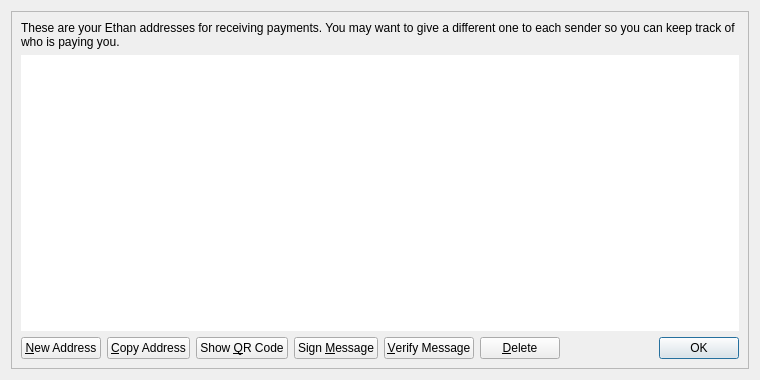
<?xml version="1.0" encoding="UTF-8"?>
<ui version="4.0">
 <class>AddressBookPage</class>
 <widget class="QWidget" name="AddressBookPage">
  <property name="geometry">
   <rect>
    <x>0</x>
    <y>0</y>
    <width>760</width>
    <height>380</height>
   </rect>
  </property>
  <property name="windowTitle">
   <string>Address Book</string>
  </property>
  <layout class="QVBoxLayout" name="verticalLayout_2">
   <item>
    <widget class="QFrame" name="frameMain">
     <property name="frameShape">
      <enum>QFrame::StyledPanel</enum>
     </property>
     <property name="frameShadow">
      <enum>QFrame::Raised</enum>
     </property>
     <layout class="QVBoxLayout" name="verticalLayout">
      <item>
       <widget class="QLabel" name="labelExplanation">
        <property name="text">
         <string>These are your Ethan addresses for receiving payments. You may want to give a different one to each sender so you can keep track of who is paying you.</string>
        </property>
        <property name="textFormat">
         <enum>Qt::PlainText</enum>
        </property>
        <property name="wordWrap">
         <bool>true</bool>
        </property>
       </widget>
      </item>
      <item>
       <widget class="QTableView" name="tableView">
        <property name="contextMenuPolicy">
         <enum>Qt::CustomContextMenu</enum>
        </property>
        <property name="toolTip">
         <string>Double-click to edit address or label</string>
        </property>
        <property name="frameShape">
         <enum>QFrame::NoFrame</enum>
        </property>
        <property name="tabKeyNavigation">
         <bool>false</bool>
        </property>
        <property name="alternatingRowColors">
         <bool>true</bool>
        </property>
        <property name="selectionMode">
         <enum>QAbstractItemView::SingleSelection</enum>
        </property>
        <property name="selectionBehavior">
         <enum>QAbstractItemView::SelectRows</enum>
        </property>
        <property name="sortingEnabled">
         <bool>true</bool>
        </property>
        <attribute name="verticalHeaderVisible">
         <bool>false</bool>
        </attribute>
       </widget>
      </item>
      <item>
       <layout class="QHBoxLayout" name="horizontalLayout">
        <item>
         <widget class="QPushButton" name="newAddressButton">
          <property name="toolTip">
           <string>Create a new address</string>
          </property>
          <property name="text">
           <string>&amp;New Address</string>
          </property>
          <property name="icon">
           <iconset resource="../ethan.qrc">
            <normaloff>:/icons/add</normaloff>:/icons/add</iconset>
          </property>
         </widget>
        </item>
        <item>
         <widget class="QPushButton" name="copyToClipboard">
          <property name="toolTip">
           <string>Copy the currently selected address to the system clipboard</string>
          </property>
          <property name="text">
           <string>&amp;Copy Address</string>
          </property>
          <property name="icon">
           <iconset resource="../ethan.qrc">
            <normaloff>:/icons/editcopy</normaloff>:/icons/editcopy</iconset>
          </property>
         </widget>
        </item>
        <item>
         <widget class="QPushButton" name="showQRCode">
          <property name="text">
           <string>Show &amp;QR Code</string>
          </property>
          <property name="icon">
           <iconset resource="../ethan.qrc">
            <normaloff>:/icons/qrcode</normaloff>:/icons/qrcode</iconset>
          </property>
         </widget>
        </item>
        <item>
         <widget class="QPushButton" name="signMessage">
          <property name="toolTip">
           <string>Sign a message to prove you own a Ethan address</string>
          </property>
          <property name="text">
           <string>Sign &amp;Message</string>
          </property>
          <property name="icon">
           <iconset resource="../ethan.qrc">
            <normaloff>:/icons/edit</normaloff>:/icons/edit</iconset>
          </property>
         </widget>
        </item>
        <item>
         <widget class="QPushButton" name="verifyMessage">
          <property name="toolTip">
           <string>Verify a message to ensure it was signed with a specified Ethan address</string>
          </property>
          <property name="text">
           <string>&amp;Verify Message</string>
          </property>
          <property name="icon">
           <iconset resource="../ethan.qrc">
            <normaloff>:/icons/transaction_0</normaloff>:/icons/transaction_0</iconset>
          </property>
         </widget>
        </item>
        <item>
         <widget class="QPushButton" name="deleteButton">
          <property name="toolTip">
           <string>Delete the currently selected address from the list</string>
          </property>
          <property name="text">
           <string>&amp;Delete</string>
          </property>
          <property name="icon">
           <iconset resource="../ethan.qrc">
            <normaloff>:/icons/remove</normaloff>:/icons/remove</iconset>
          </property>
         </widget>
        </item>
        <item>
         <spacer name="horizontalSpacer">
          <property name="orientation">
           <enum>Qt::Horizontal</enum>
          </property>
          <property name="sizeHint" stdset="0">
           <size>
            <width>40</width>
            <height>20</height>
           </size>
          </property>
         </spacer>
        </item>
        <item>
         <widget class="QDialogButtonBox" name="buttonBox">
          <property name="sizePolicy">
           <sizepolicy hsizetype="Maximum" vsizetype="Fixed">
            <horstretch>0</horstretch>
            <verstretch>0</verstretch>
           </sizepolicy>
          </property>
          <property name="standardButtons">
           <set>QDialogButtonBox::Ok</set>
          </property>
         </widget>
        </item>
       </layout>
      </item>
     </layout>
    </widget>
   </item>
  </layout>
 </widget>
 <resources>
  <include location="../ethan.qrc"/>
 </resources>
 <connections/>
</ui>
